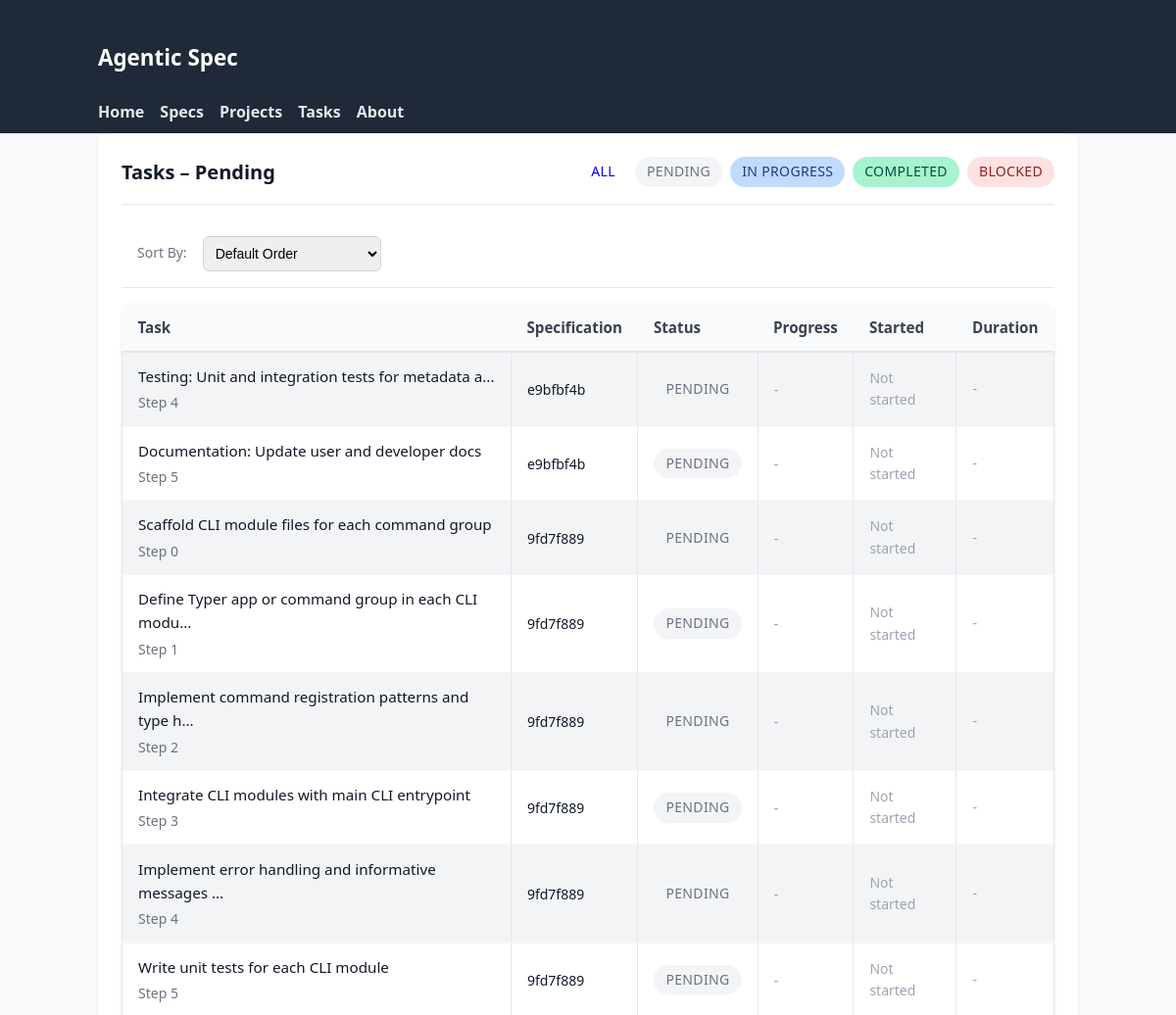
Page /tasks?status=pending (upper part) on the earlier database version.
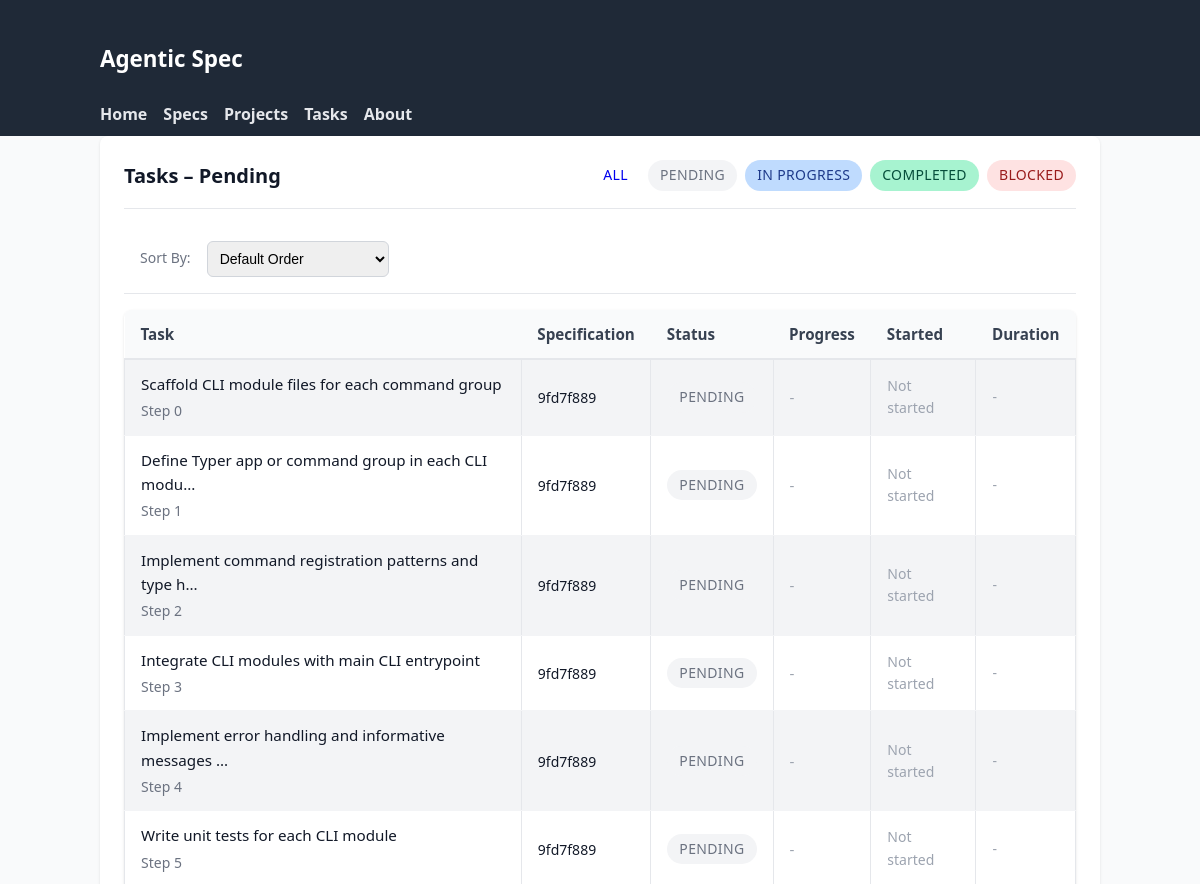
Same page on the later database version.
### tables this page shows
CREATE TABLE tasks (
                id TEXT PRIMARY KEY,
                spec_id TEXT NOT NULL,
                step_index INTEGER NOT NULL,
                task TEXT NOT NULL,
                details TEXT NOT NULL,
                files TEXT NOT NULL,
                acceptance TEXT NOT NULL,
                estimated_effort TEXT NOT NULL,
                sub_spec_id TEXT,
                decomposition_hint TEXT,
                status TEXT DEFAULT 'pending',
                started_at TIMESTAMP,
                completed_at TIMESTAMP,
                time_spent_minutes INTEGER,
                completion_notes TEXT,
                blockers TEXT DEFAULT '[]',
                -- Enhanced tracking fields
                is_completed BOOLEAN DEFAULT FALSE,
                assigned_to TEXT DEFAULT 'unassigned',
                priority INTEGER DEFAULT 5,
                last_accessed TIMESTAMP,
                estimated_completion_date TIMESTAMP,
                actual_effort_minutes INTEGER,
                dependencies TEXT DEFAULT '[]',
                -- Lifecycle timestamps
                blocked_at TIMESTAMP,
                unblocked_at TIMESTAMP,
                approved_at TIMESTAMP,
                rejected_at TIMESTAMP,
                FOREIGN KEY (spec_id) REFERENCES specifications (id) ON DELETE CASCADE
            );

### agentic_spec/web_ui.py (the view)
@app.get("/tasks", response_class=HTMLResponse)
async def list_tasks(
    request: Request,
    status: str | None = None,
    spec_id: str | None = None,
    project: str | None = None,
    start_date: str | None = None,
    end_date: str | None = None,
):
    def _parse_date(date_str: str | None) -> datetime | None:
        if not date_str:
            return None
        try:
            return datetime.fromisoformat(date_str)
        except ValueError:
            return None
    start_dt = _parse_date(start_date)
    end_dt = _parse_date(end_date)
    async with await get_db_manager() as manager:
        candidate_tasks: list[TaskDB] = []
        if spec_id:
            candidate_tasks = await manager.backend.get_tasks_for_spec(spec_id)
        else:
            specs: list[SpecificationDB] = await manager.backend.list_specifications()
            if project:
                specs = [s for s in specs if s.context.get("project") == project]
            for spec in specs:
                spec_tasks = await manager.backend.get_tasks_for_spec(spec.id)
                candidate_tasks.extend(spec_tasks)
        if status:
            candidate_tasks = [t for t in candidate_tasks if t.status.value == status]
        if start_dt:
            candidate_tasks = [
                t for t in candidate_tasks if t.started_at and t.started_at >= start_dt
            ]
        if end_dt:
            candidate_tasks = [
                t for t in candidate_tasks if t.started_at and t.started_at <= end_dt
            ]
        candidate_tasks.sort(key=lambda t: t.started_at or datetime.min, reverse=True)
        ctx = base_context(request, title="Tasks")
        ctx.update(
            {
                "tasks": candidate_tasks,
                "filters": {
                    "status": status,
                    "spec_id": spec_id,
                    "project": project,
                    "start_date": start_date,
                    "end_date": end_date,
                },
            }
        )
        return templates.TemplateResponse("task_list.html", ctx)

### agentic_spec/web_templates/task_list.html (shortened to what this page needs)
{% extends 'base.html' %}
{% block content %}
<div class="card">
  <div class="card-header">
    <h2 class="card-title">Tasks{% if filters.status %} – {{ filters.status|capitalize }}{% endif %}</h2>
    <div style="display: flex; gap: 0.5rem; flex-wrap: wrap;">
      <a href="/tasks" class="status-badge {% if not filters.status %}pending{% endif %}" style="text-decoration: none;">All</a>
      <a href="/tasks?status=pending" class="status-badge pending" style="text-decoration: none;">Pending</a>
      <a href="/tasks?status=in_progress" class="status-badge in_progress" style="text-decoration: none;">In Progress</a>
      <a href="/tasks?status=completed" class="status-badge completed" style="text-decoration: none;">Completed</a>
      <a href="/tasks?status=blocked" class="status-badge blocked" style="text-decoration: none;">Blocked</a>
    </div>
  </div>
  <div style="display: flex; gap: 1rem; padding: 1rem; border-bottom: 1px solid #e5e7eb; align-items: center;">
    <label for="task-sort-by" style="font-size: 0.875rem; color: #6b7280;">Sort By:</label>
    <select id="task-sort-by" style="padding: 0.5rem; border: 1px solid #d1d5db; border-radius: 0.375rem; font-size: 0.875rem;">
      <option value="default">Default Order</option>
    </select>
  </div>
  {% if tasks %}
  <table>
    <thead>
      <tr>
        <th>Task</th>
        <th>Specification</th>
        <th>Status</th>
        <th>Progress</th>
        <th>Started</th>
        <th>Duration</th>
      </tr>
    </thead>
    <tbody>
      {% for t in tasks %}
      <tr>
        <td>
          <a href="/tasks/{{ t.id }}">{{ t.task[:50] }}{% if t.task|length > 50 %}...{% endif %}</a>
          <div class="card-subtitle">Step {{ t.id.split(':')[-1] }}</div>
        </td>
        <td>
          <a href="/specs/{{ t.spec_id }}" style="font-size: 0.875rem;">{{ t.spec_id }}</a>
        </td>
        <td>
          <span class="status-badge {{ t.status.value }}">{{ t.status.value }}</span>
        </td>
        <td>
          {% if t.progress_percentage %}
          <div class="progress-bar" style="width: 100px;">
            <div class="progress-fill" style="width: {{ t.progress_percentage }}%"></div>
          </div>
          <span style="font-size: 0.75rem; color: #6b7280;">{{ t.progress_percentage }}%</span>
          {% else %}
          <span style="color: #9ca3af;">-</span>
          {% endif %}
        </td>
        <td style="font-size: 0.875rem; color: #6b7280;">
          {% if t.started_at %}
          {{ t.started_at.strftime('%Y-%m-%d %H:%M') }}
          {% else %}
          <span style="color: #9ca3af;">Not started</span>
          {% endif %}
        </td>
        <td style="font-size: 0.875rem; color: #6b7280;">
          {% if t.started_at and t.completed_at %}
          {{ (t.completed_at - t.started_at).total_seconds() // 3600 }}h {{ ((t.completed_at - t.started_at).total_seconds() % 3600) // 60 }}m
          {% elif t.started_at %}
          <span style="color: #3b82f6;">In progress</span>
          {% else %}
          <span style="color: #9ca3af;">-</span>
          {% endif %}
        </td>
      </tr>
      {% endfor %}
    </tbody>
  </table>
  {% else %}
  <p style="color: #6b7280; text-align: center; padding: 3rem 0;">
    No tasks found{% if filters.status %} with status "{{ filters.status }}"{% endif %}.
  </p>
  {% endif %}
</div>
{% endblock %}

Differences in the rows shown:
no longer on this page (row edited): tasks: task "Testing: Unit and integration tests for metadata a", id "4", spec_id "e9bfbf4b", status.value "PENDING"
no longer on this page (row edited): tasks: task "Documentation: Update user and developer docs", id "5", spec_id "e9bfbf4b", status.value "PENDING"
